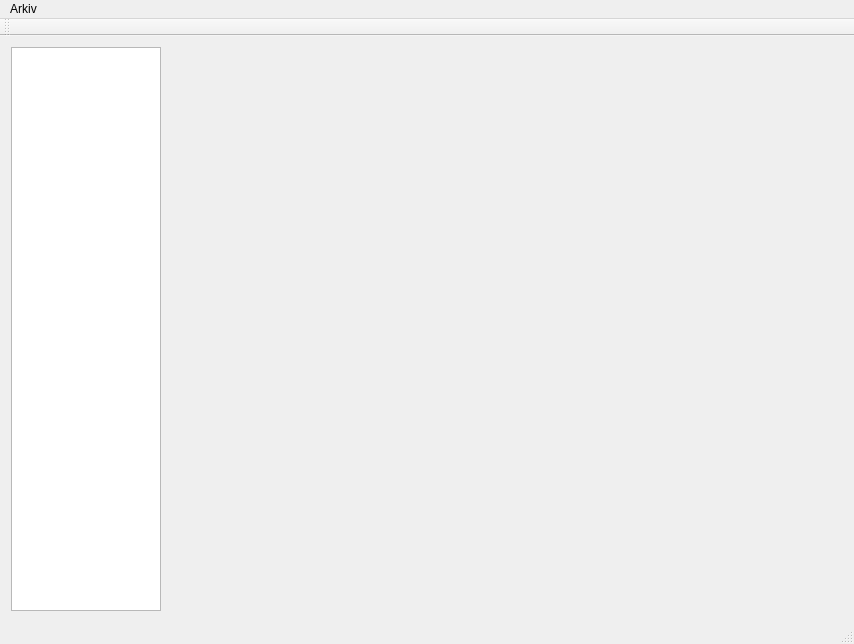
<?xml version="1.0" encoding="UTF-8"?>
<ui version="4.0">
 <class>MainWindow</class>
 <widget class="QMainWindow" name="MainWindow">
  <property name="geometry">
   <rect>
    <x>0</x>
    <y>0</y>
    <width>854</width>
    <height>644</height>
   </rect>
  </property>
  <property name="windowTitle">
   <string>SensorDisplay</string>
  </property>
  <widget class="QWidget" name="centralWidget">
   <property name="maximumSize">
    <size>
     <width>16777215</width>
     <height>16777215</height>
    </size>
   </property>
   <property name="autoFillBackground">
    <bool>false</bool>
   </property>
   <layout class="QVBoxLayout" name="verticalLayout">
    <item>
     <layout class="QHBoxLayout" name="horizontalLayout" stretch="1,2">
      <property name="sizeConstraint">
       <enum>QLayout::SetMinAndMaxSize</enum>
      </property>
      <item alignment="Qt::AlignLeft">
       <widget class="QListWidget" name="lvRuns">
        <property name="maximumSize">
         <size>
          <width>150</width>
          <height>16777215</height>
         </size>
        </property>
       </widget>
      </item>
      <item alignment="Qt::AlignLeft">
       <widget class="QCustomPlot" name="graph" native="true">
        <property name="sizePolicy">
         <sizepolicy hsizetype="Preferred" vsizetype="Preferred">
          <horstretch>1</horstretch>
          <verstretch>1</verstretch>
         </sizepolicy>
        </property>
        <property name="minimumSize">
         <size>
          <width>600</width>
          <height>0</height>
         </size>
        </property>
       </widget>
      </item>
     </layout>
    </item>
   </layout>
  </widget>
  <widget class="QMenuBar" name="menuBar">
   <property name="geometry">
    <rect>
     <x>0</x>
     <y>0</y>
     <width>854</width>
     <height>22</height>
    </rect>
   </property>
   <widget class="QMenu" name="menuFile">
    <property name="title">
     <string>Arkiv</string>
    </property>
    <addaction name="actionOpen"/>
    <addaction name="separator"/>
    <addaction name="actionAvsluta"/>
   </widget>
   <addaction name="menuFile"/>
  </widget>
  <widget class="QToolBar" name="mainToolBar">
   <attribute name="toolBarArea">
    <enum>TopToolBarArea</enum>
   </attribute>
   <attribute name="toolBarBreak">
    <bool>false</bool>
   </attribute>
  </widget>
  <widget class="QStatusBar" name="statusBar"/>
  <action name="actionOpen">
   <property name="text">
    <string>Öppna</string>
   </property>
  </action>
  <action name="actionAvsluta">
   <property name="text">
    <string>Avsluta</string>
   </property>
  </action>
 </widget>
 <layoutdefault spacing="6" margin="11"/>
 <customwidgets>
  <customwidget>
   <class>QCustomPlot</class>
   <extends>QWidget</extends>
   <header>qcustomplot.h</header>
   <container>1</container>
  </customwidget>
 </customwidgets>
 <resources/>
 <connections>
  <connection>
   <sender>actionOpen</sender>
   <signal>triggered()</signal>
   <receiver>MainWindow</receiver>
   <slot>openFile()</slot>
   <hints>
    <hint type="sourcelabel">
     <x>-1</x>
     <y>-1</y>
    </hint>
    <hint type="destinationlabel">
     <x>199</x>
     <y>149</y>
    </hint>
   </hints>
  </connection>
 </connections>
 <slots>
  <slot>openFile()</slot>
  <slot>selectRun()</slot>
  <slot>exit()</slot>
 </slots>
</ui>
